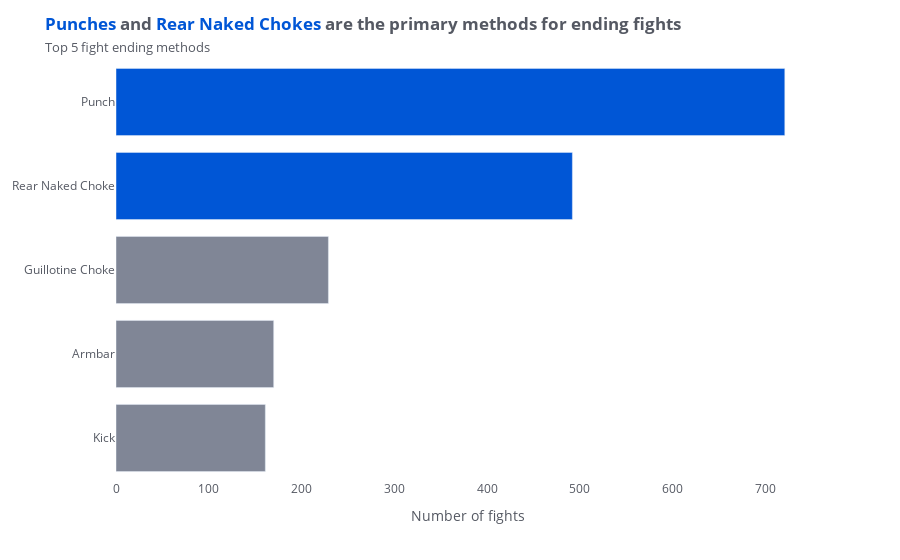

Write notebook code for a chart like this one.
### Markdown cell above
### What are the most common fight-finishing methods?

### Code cell
by_method_detail = (
    df.groupby(by=["method_detail"])["fighter_1"].count().sort_values().iloc[-6:-1]
)
colors = (*list(repeat("#808696", 3)), *list(repeat("#0056D6", 2)))
fig = px.bar(y=by_method_detail.index, x=by_method_detail.values, orientation="h")
fig.update_layout(
    plot_bgcolor="#fff",
    title="<span style='font-weight:bold'><span style='color:#0056D6'>Punches <span style='color:#555963'>and</span> Rear Naked Chokes</span> are the primary methods for ending fights</span><br><span style='font-size:0.8rem'>Top 5 fight ending methods</span>",
    yaxis_title=None,
    xaxis_title="Number of fights",
    font_color="#555963"
)
fig.update_traces(marker_color=colors)
fig.show()

### Figure 1 — Plotly figure (JSON) as saved in the notebook; plotly's stock layout.template omitted (floating-point values rounded to 4 significant figures)
{"data": [{"alignmentgroup": "True", "hovertemplate": "x=%{x}<br>y=%{y}<extra></extra>", "legendgroup": "", "marker": {"color": ["#808696", "#808696", "#808696", "#0056D6", "#0056D6"], "pattern": {"shape": ""}}, "name": "", "offsetgroup": "", "orientation": "h", "showlegend": false, "textposition": "auto", "type": "bar", "x": [161, 170, 229, 492, 721], "xaxis": "x", "y": ["Kick", "Armbar", "Guillotine Choke", "Rear Naked Choke", "Punch"], "yaxis": "y"}], "layout": {"barmode": "relative", "font": {"color": "#555963"}, "legend": {"tracegroupgap": 0}, "margin": {"t": 60}, "plot_bgcolor": "#fff", "title": {"text": "<span style='font-weight:bold'><span style='color:#0056D6'>Punches <span style='color:#555963'>and</span> Rear Naked Chokes</span> are the primary methods for ending fights</span><br><span style='font-size:0.8rem'>Top 5 fight ending methods</span>"}, "xaxis": {"anchor": "y", "domain": [0, 1], "title": {"text": "Number of fights"}}, "yaxis": {"anchor": "x", "domain": [0, 1], "title": {}}}}
